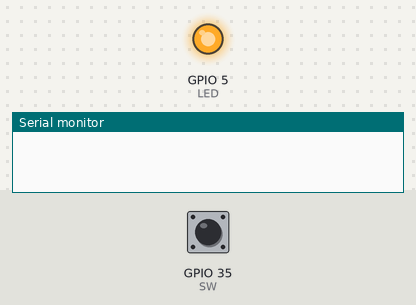
The sketch below on a simulated ESP32. On the bench: output pins drawn as LEDs (lit = HIGH), the last lines printed to the serial monitor. Dashed ring = blinking. The test bench sets the inputs (shaded band); at power-on: GPIO 35 (SW) HIGH.

Above: at 1.2 s.
1.3 s: GPIO 35 (SW) pulsed LOW 5 times (0.12 s each, 0.3 s apart)
At 2.35 s:
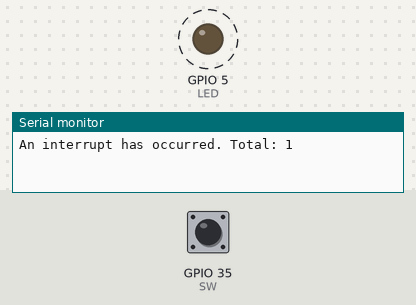
4.3 s: GPIO 35 (SW) pulled LOW for 0.15 s
At 5.2 s:
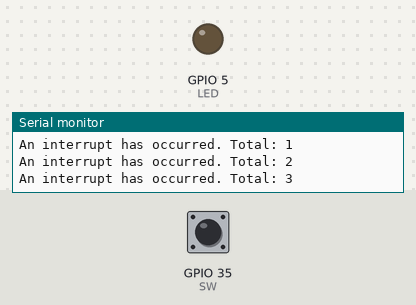
5.9 s: GPIO 35 (SW) pulled LOW for 1 s
At 6.5 s:
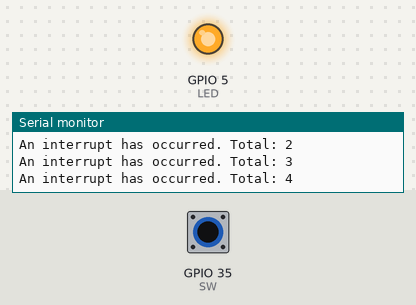
Timing chart, 0 to 8.9 s (numbered marks = the images above; inputs shaded):
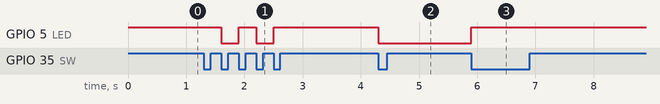

The sketch:

toggle_led_interrupt_debounced.ino
```cpp
#define LED 5
#define SW 35
#define DEBOUNCE_TIME 100

volatile bool ledState;
volatile bool intFlag;
int numberOfInterrupts;

portMUX_TYPE mux = portMUX_INITIALIZER_UNLOCKED;

void IRAM_ATTR isr();

void setup() {
  pinMode(LED, OUTPUT);
  pinMode(SW, INPUT);
  attachInterrupt(digitalPinToInterrupt(SW), isr, FALLING);

  ledState = true;
  intFlag = false;

  digitalWrite(LED, ledState);

  Serial.begin(9600);
}

void loop() {
  if(intFlag){
    portENTER_CRITICAL(&mux);
    intFlag = false;
    portEXIT_CRITICAL(&mux);

    numberOfInterrupts++;
    Serial.print("An interrupt has occurred. Total: ");
    Serial.println(numberOfInterrupts);
  }
  delay(1000);
}

void IRAM_ATTR isr() {
  static unsigned long lastInt = millis(); // Initialized only at start because it's declared as static
  unsigned long currInt = millis(); // Current timestamp

  /* Ignore when <= DEBOUNCE_TIME */
  if(currInt - lastInt > DEBOUNCE_TIME){
    portENTER_CRITICAL_ISR(&mux);
    intFlag = true;

    ledState = !ledState;
    digitalWrite(LED, ledState);
    portEXIT_CRITICAL_ISR(&mux);
  }
  lastInt = currInt;
}
```

Measured:
- after the input at 1.3 s, GPIO 5 (LED): alternates HIGH for 0.30 s and LOW for 0.30 s, 4 changes in all, then stays HIGH, starting after 0.30 s
- after the input at 4.3 s, GPIO 5 (LED): HIGH → LOW at once
- after the input at 5.9 s, GPIO 5 (LED): LOW → HIGH at once
